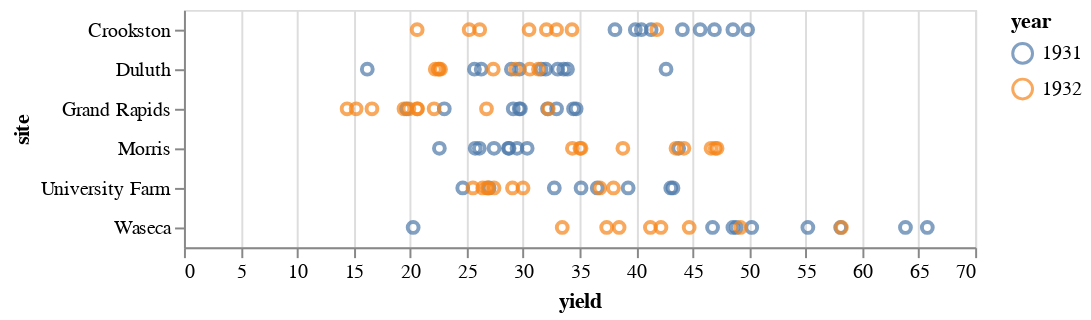

This figure's notebook cell:
### Code cell
alt.Chart(alternation).mark_point().encode(
    x = "yield",
    y = "site",
    color = "year:N",
    tooltip=("yield", "year")
)

### Figure 1 — Vega-Lite specification as saved in the notebook (floating-point values rounded to 4 significant figures)
{"config": {"view": {"continuousWidth": 400, "continuousHeight": 300}}, "data": {"name": "data-df488cf571c909442bb9c3616fe3fb1c"}, "mark": "point", "encoding": {"color": {"field": "year", "type": "nominal"}, "tooltip": [{"field": "yield", "type": "quantitative"}, {"field": "year", "type": "quantitative"}], "x": {"field": "yield", "type": "quantitative"}, "y": {"field": "site", "type": "nominal"}}, "$schema": "https://vega.github.io/schema/vega-lite/v4.17.0.json", "datasets": {"data-df488cf571c909442bb9c3616fe3fb1c": [{"yield": 27.0, "variety": "Manchuria", "year": 1931, "site": "University Farm"}, {"yield": 48.87, "variety": "Manchuria", "year": 1931, "site": "Waseca"}, {"yield": 27.43, "variety": "Manchuria", "year": 1931, "site": "Morris"}, {"yield": 39.93, "variety": "Manchuria", "year": 1931, "site": "Crookston"}, {"yield": 32.97, "variety": "Manchuria", "year": 1931, "site": "Grand Rapids"}, {"yield": 28.97, "variety": "Manchuria", "year": 1931, "site": "Duluth"}, {"yield": 43.07, "variety": "Glabron", "year": 1931, "site": "University Farm"}, {"yield": 55.2, "variety": "Glabron", "year": 1931, "site": "Waseca"}, {"yield": 28.77, "variety": "Glabron", "year": 1931, "site": "Morris"}, {"yield": 38.13, "variety": "Glabron", "year": 1931, "site": "Crookston"}, {"yield": 29.13, "variety": "Glabron", "year": 1931, "site": "Grand Rapids"}, {"yield": 29.67, "variety": "Glabron", "year": 1931, "site": "Duluth"}, {"yield": 35.13, "variety": "Svansota", "year": 1931, "site": "University Farm"}, {"yield": 25.77, "variety": "Svansota", "year": 1931, "site": "Morris"}, {"yield": 40.47, "variety": "Svansota", "year": 1931, "site": "Crookston"}, {"yield": 29.67, "variety": "Svansota", "year": 1931, "site": "Grand Rapids"}, {"yield": 25.7, "variety": "Svansota", "year": 1931, "site": "Duluth"}, {"yield": 50.23, "variety": "Velvet", "year": 1931, "site": "Waseca"}, {"yield": 26.13, "variety": "Velvet", "year": 1931, "site": "Morris"}, {"yield": 41.33, "variety": "Velvet", "year": 1931, "site": "Crookston"}, {"yield": 23.03, "variety": "Velvet", "year": 1931, "site": "Grand Rapids"}, {"yield": 26.3, "variety": "Velvet", "year": 1931, "site": "Duluth"}, {"yield": 36.57, "variety": "Trebi", "year": 1931, "site": "University Farm"}, {"yield": 63.83, "variety": "Trebi", "year": 1931, "site": "Waseca"}, {"yield": 43.77, "variety": "Trebi", "year": 1931, "site": "Morris"}, {"yield": 46.93, "variety": "Trebi", "year": 1931, "site": "Crookston"}, {"yield": 29.77, "variety": "Trebi", "year": 1931, "site": "Grand Rapids"}, {"yield": 33.93, "variety": "Trebi", "year": 1931, "site": "Duluth"}, {"yield": 43.27, "variety": "No. 457", "year": 1931, "site": "University Farm"}, {"yield": 58.1, "variety": "No. 457", "year": 1931, "site": "Waseca"}, {"yield": 28.7, "variety": "No. 457", "year": 1931, "site": "Morris"}, {"yield": 45.67, "variety": "No. 457", "year": 1931, "site": "Crookston"}, {"yield": 32.17, "variety": "No. 457", "year": 1931, "site": "Grand Rapids"}, {"yield": 33.6, "variety": "No. 457", "year": 1931, "site": "Duluth"}, {"yield": 65.77, "variety": "No. 462", "year": 1931, "site": "Waseca"}, {"yield": 30.37, "variety": "No. 462", "year": 1931, "site": "Morris"}, {"yield": 48.57, "variety": "No. 462", "year": 1931, "site": "Crookston"}, {"yield": 32.77, "variety": "Peatland", "year": 1931, "site": "University Farm"}, {"yield": 48.57, "variety": "Peatland", "year": 1931, "site": "Waseca"}, {"yield": 34.7, "variety": "Peatland", "year": 1931, "site": "Grand Rapids"}, {"yield": 32.0, "variety": "Peatland", "year": 1931, "site": "Duluth"}, {"yield": 24.67, "variety": "No. 475", "year": 1931, "site": "University Farm"}, {"yield": 46.77, "variety": "No. 475", "year": 1931, "site": "Waseca"}, {"yield": 22.6, "variety": "No. 475", "year": 1931, "site": "Morris"}, {"yield": 44.1, "variety": "No. 475", "year": 1931, "site": "Crookston"}, {"yield": 19.7, "variety": "No. 475", "year": 1931, "site": "Grand Rapids"}, {"yield": 33.07, "variety": "No. 475", "year": 1931, "site": "Duluth"}, {"yield": 39.3, "variety": "Wisconsin No. 38", "year": 1931, "site": "University Farm"}, {"yield": 29.47, "variety": "Wisconsin No. 38", "year": 1931, "site": "Morris"}, {"yield": 49.87, "variety": "Wisconsin No. 38", "year": 1931, "site": "Crookston"}, {"yield": 34.47, "variety": "Wisconsin No. 38", "year": 1931, "site": "Grand Rapids"}, {"yield": 31.6, "variety": "Wisconsin No. 38", "year": 1931, "site": "Duluth"}, {"yield": 26.9, "variety": "Manchuria", "year": 1932, "site": "University Farm"}, {"yield": 33.47, "variety": "Manchuria", "year": 1932, "site": "Waseca"}, {"yield": 34.37, "variety": "Manchuria", "year": 1932, "site": "Morris"}, {"yield": 32.97, "variety": "Manchuria", "year": 1932, "site": "Crookston"}, {"yield": 22.13, "variety": "Manchuria", "year": 1932, "site": "Grand Rapids"}, {"yield": 22.57, "variety": "Manchuria", "year": 1932, "site": "Duluth"}, {"yield": 36.8, "variety": "Glabron", "year": 1932, "site": "University Farm"}, {"yield": 35.13, "variety": "Glabron", "year": 1932, "site": "Morris"}, {"yield": 26.17, "variety": "Glabron", "year": 1932, "site": "Crookston"}, {"yield": 14.43, "variety": "Glabron", "year": 1932, "site": "Grand Rapids"}, {"yield": 16.22, "variety": "Svansota", "year": 1931, "site": "Duluth"}, {"yield": 27.43, "variety": "Svansota", "year": 1932, "site": "University Farm"}, {"yield": 38.5, "variety": "Svansota", "year": 1932, "site": "Waseca"}, {"yield": 35.03, "variety": "Svansota", "year": 1932, "site": "Morris"}, {"yield": 20.63, "variety": "Svansota", "year": 1932, "site": "Crookston"}, {"yield": 16.63, "variety": "Svansota", "year": 1932, "site": "Grand Rapids"}, {"yield": 22.23, "variety": "Svansota", "year": 1932, "site": "Duluth"}, {"yield": 26.8, "variety": "Velvet", "year": 1932, "site": "University Farm"}, {"yield": 37.4, "variety": "Velvet", "year": 1932, "site": "Waseca"}, {"yield": 38.83, "variety": "Velvet", "year": 1932, "site": "Morris"}, {"yield": 32.07, "variety": "Velvet", "year": 1932, "site": "Crookston"}, {"yield": 32.23, "variety": "Velvet", "year": 1932, "site": "Grand Rapids"}, {"yield": 29.07, "variety": "Trebi", "year": 1932, "site": "University Farm"}, {"yield": 49.23, "variety": "Trebi", "year": 1932, "site": "Waseca"}, {"yield": 46.63, "variety": "Trebi", "year": 1932, "site": "Morris"}, {"yield": 41.83, "variety": "Trebi", "year": 1932, "site": "Crookston"}, {"yield": 20.63, "variety": "Trebi", "year": 1932, "site": "Grand Rapids"}, {"yield": 30.6, "variety": "Trebi", "year": 1932, "site": "Duluth"}, {"yield": 26.43, "variety": "No. 457", "year": 1932, "site": "University Farm"}, {"yield": 42.2, "variety": "No. 457", "year": 1932, "site": "Waseca"}, {"yield": 43.53, "variety": "No. 457", "year": 1932, "site": "Morris"}, {"yield": 34.33, "variety": "No. 457", "year": 1932, "site": "Crookston"}, {"yield": 19.47, "variety": "No. 457", "year": 1932, "site": "Grand Rapids"}, {"yield": 22.7, "variety": "No. 457", "year": 1932, "site": "Duluth"}, {"yield": 25.57, "variety": "No. 462", "year": 1932, "site": "University Farm"}, {"yield": 44.7, "variety": "No. 462", "year": 1932, "site": "Waseca"}, {"yield": 47.0, "variety": "No. 462", "year": 1932, "site": "Morris"}, {"yield": 30.53, "variety": "No. 462", "year": 1932, "site": "Crookston"}, {"yield": 19.9, "variety": "No. 462", "year": 1932, "site": "Grand Rapids"}, {"yield": 22.5, "variety": "No. 462", "year": 1932, "site": "Duluth"}, {"yield": 20.28, "variety": "No. 462", "year": 1931, "site": "Waseca"}, {"yield": 25.23, "variety": "Peatland", "year": 1932, "site": "Crookston"}, {"yield": 26.77, "variety": "Peatland", "year": 1932, "site": "Grand Rapids"}, {"yield": 31.37, "variety": "Peatland", "year": 1932, "site": "Duluth"}, {"yield": 30.0, "variety": "No. 475", "year": 1932, "site": "University Farm"}, {"yield": 41.27, "variety": "No. 475", "year": 1932, "site": "Waseca"}, {"yield": 44.23, "variety": "No. 475", "year": 1932, "site": "Morris"}, {"yield": 42.65, "variety": "No. 462", "year": 1931, "site": "Duluth"}, {"yield": 15.23, "variety": "No. 475", "year": 1932, "site": "Grand Rapids"}, {"yield": 27.37, "variety": "No. 475", "year": 1932, "site": "Duluth"}, {"yield": 38.0, "variety": "Wisconsin No. 38", "year": 1932, "site": "University Farm"}, {"yield": 58.17, "variety": "Wisconsin No. 38", "year": 1932, "site": "Waseca"}, {"yield": 47.17, "variety": "Wisconsin No. 38", "year": 1932, "site": "Morris"}, {"yield": 20.67, "variety": "Wisconsin No. 38", "year": 1932, "site": "Grand Rapids"}, {"yield": 29.33, "variety": "Wisconsin No. 38", "year": 1932, "site": "Duluth"}]}}
